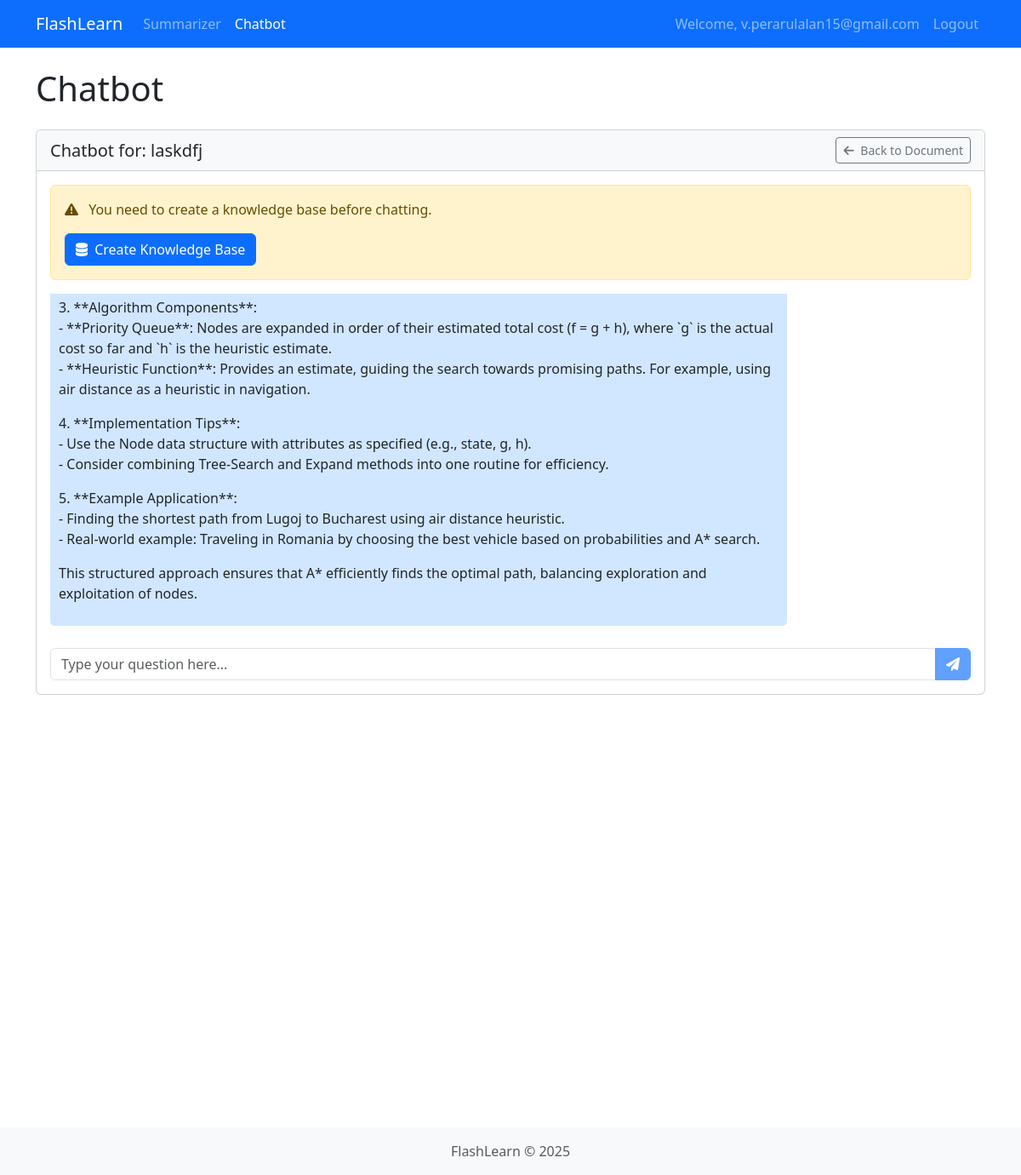
The app's page /document/2/chatbot/ (signed in) with its own data.
### flashlearn/models.py (models this page shows, shortened)
class PDFDocument(models.Model):
    title = models.CharField(max_length=255)
    file = models.FileField(upload_to='pdf_uploads/')
    uploaded_at = models.DateTimeField(auto_now_add=True)
    processed = models.BooleanField(default=False)
    user = models.ForeignKey(User, on_delete=models.CASCADE, related_name='documents', null=True)

class ChatMessage(models.Model):
    ROLE_CHOICES = [
        ('user', 'User'),
        ('assistant', 'Assistant'),
    ]
    session = models.ForeignKey(ChatSession, on_delete=models.CASCADE, related_name='messages')
    role = models.CharField(max_length=10, choices=ROLE_CHOICES)
    content = models.TextField()
    timestamp = models.DateTimeField(auto_now_add=True)

### flashlearn/views.py (the view)
# urls.py: path('document/<int:document_id>/chatbot/', views.chatbot, name='chatbot'),
@login_required
def chatbot(request, document_id):
    document = get_object_or_404(PDFDocument, id=document_id)
    chat_session, created = ChatSession.objects.get_or_create(document=document)
    chat_messages = ChatMessage.objects.filter(session=chat_session).order_by('timestamp')
    form = ChatForm()
    vector_store_exists = os.path.exists(os.path.join(settings.BASE_DIR, 'chroma_db'))
    return render(request, 'chatbot.html', {
        'document': document,
        'chat_session': chat_session,
        'chat_messages': chat_messages,
        'form': form,
        'vector_store_exists': vector_store_exists,
        'active_tab': 'chatbot'
    })

### flashlearn/forms.py
class ChatForm(forms.Form):
    message = forms.CharField(
        widget=forms.TextInput(attrs={
            'class': 'form-control',
            'placeholder': 'Type your question here...',
            'autocomplete': 'off'
        })
    )

### flashlearn/templates/chatbot.html (shortened to what this page needs)
{% extends 'base.html' %}
{% block content %}
<div class="row">
    <div class="col-md-12">
        <h1 class="mb-4">Chatbot</h1>
        <div class="card mb-4">
            <div class="card-header d-flex justify-content-between align-items-center">
                <h5 class="card-title mb-0">Chatbot for: {{ document.title }}</h5>
                <a href="{% url 'document_topics' document.id %}" class="btn btn-outline-secondary btn-sm">
                    <i class="fas fa-arrow-left me-1"></i> Back to Document
                </a>
            </div>
            <div class="card-body">
                {% if not vector_store_exists %}
                    <div class="alert alert-warning">
                        <p><i class="fas fa-exclamation-triangle me-2"></i> You need to create a knowledge base before chatting.</p>
                        <button id="create-kb-btn" class="btn btn-primary" onclick="createKnowledgeBase()">
                            <i class="fas fa-database me-1"></i> Create Knowledge Base
                        </button>
                    </div>
                {% endif %}
                <div class="chat-container mb-3" id="chat-container">
                    {% for message in chat_messages %}
                        <div class="chat-message {{ message.role }}">
                            <div>{{ message.content|linebreaks }}</div>
                        </div>
                    {% empty %}
                        <div class="text-center text-muted p-4">
                            <i class="fas fa-comments fa-2x mb-2"></i>
                            <p>Ask questions about the document content</p>
                        </div>
                    {% endfor %}
                </div>
                <form method="post" action="{% url 'chat_message' document.id %}" id="chat-form">
                    <div class="input-group">
                        {{ form.message }}
                        <button type="submit" class="btn btn-primary" {% if not vector_store_exists %}disabled{% endif %}>
                            <i class="fas fa-paper-plane"></i>
                        </button>
                    </div>
                </form>
            </div>
        </div>
    </div>
</div>
{% endblock %}

### flashlearn/templates/base.html (shortened to what this page needs)
<!DOCTYPE html>
<html lang="en">
<head>
    <link href="https://cdn.jsdelivr.net/npm/bootstrap@5.3.0-alpha1/dist/css/bootstrap.min.css" rel="stylesheet">
    <link rel="stylesheet" href="https://cdnjs.cloudflare.com/ajax/libs/font-awesome/6.1.1/css/all.min.css">
    <link rel="stylesheet" href="https://cdnjs.cloudflare.com/ajax/libs/font-awesome/6.0.0/css/all.min.css">
</head>
<body>
    <nav class="navbar navbar-expand-lg navbar-dark bg-primary mb-4">
        <div class="container">
            <a class="navbar-brand" href="{% url 'home' %}">FlashLearn</a>
            <div class="collapse navbar-collapse" id="navbarNav">
                {% if user.is_authenticated %}
                    <ul class="navbar-nav me-auto">
                        <li class="nav-item">
                            <a class="nav-link {% if active_tab == 'summarizer' %}active{% endif %}" href="{% url 'home' %}">Summarizer</a>
                        </li>
                        {% if document %}
                        <li class="nav-item">
                            <a class="nav-link {% if active_tab == 'chatbot' %}active{% endif %}" href="{% url 'chatbot' document.id %}">Chatbot</a>
                        </li>
                        {% endif %}
                    </ul>
                    <ul class="navbar-nav">
                        <li class="nav-item">
                            <span class="nav-link">Welcome, {{ user.username }}</span>
                        </li>
                        <li class="nav-item">
                            <a class="nav-link" href="{% url 'logout' %}">Logout</a>
                        </li>
                    </ul>
                {% endif %}
            </div>
        </div>
    </nav>
    <div class="container main-content">
        {% block content %}{% endblock %}
    </div>
    <footer class="bg-light py-3 mt-5">
        <div class="container text-center">
            <p class="text-muted mb-0">FlashLearn &copy; {% now "Y" %}</p>
        </div>
    </footer>
</body>
</html>

### flashlearn/templates/base.html (style rules this page uses)
body { min-height: 100vh; display: flex; flex-direction: column; }
.main-content { flex: 1; }
.card-header { background-color: #f8f9fa; }
.chat-container { height: 400px; overflow-y: auto; }
.chat-message { margin-bottom: 10px; padding: 10px; border-radius: 5px; }
.chat-message.assistant { background-color: #d1e7ff; margin-right: 20%; }

### records on screen
PDFDocument: title "laskdfj"
ChatMessage: content "3. **Algorithm Components**: - **Priority Queue**: Nodes are expanded in order of their estimated total cost (f = g + h), where `g` is the actual cost so far and `h` is the heuristic estimate. - **Heuristic Function**: Provides an estimate, guiding the search towards promising paths. For example, using air distance as a heuristic in navigation. 4. **Implementation Tips**: - Use the Node data structure with attributes as specified (e.g., state, g, h). - Consider combining Tree-Search and Expand methods into one routine for efficiency. 5. **Example Application**: - Finding the shortest path from Lugoj to Bucharest using air distance heuristic. - Real-world example: Traveling in Romania by…"

### other values on screen
{{ user.username }} "v.perarulalan15@gmail.com"
